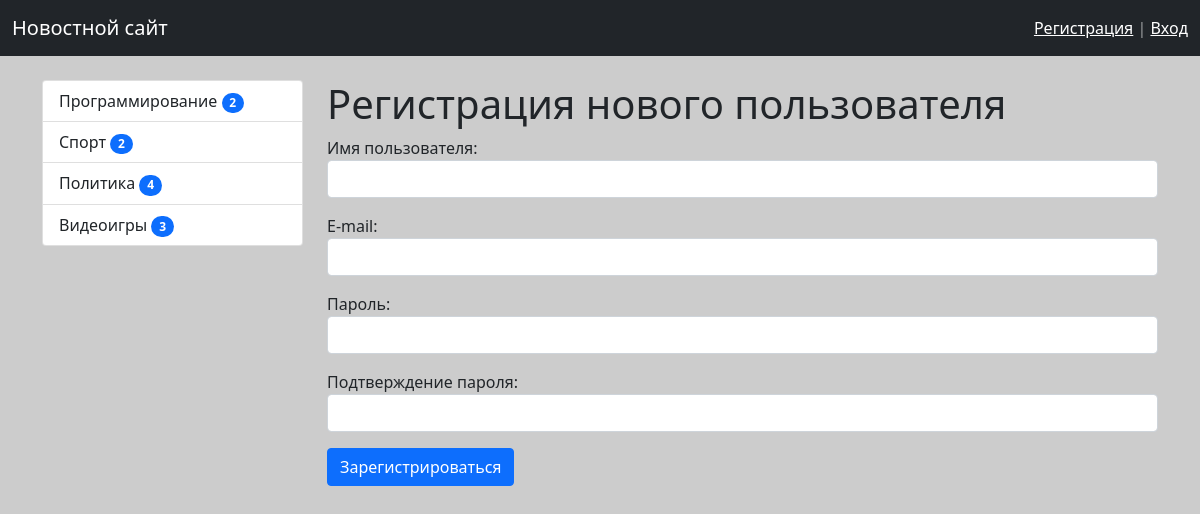
Screenshot of /register/ with the database file from the repository.
### news/models.py (models this page shows, shortened)
class Category(models.Model):
    title = models.CharField(max_length=150, db_index=True, verbose_name='Наименование категории')
    class Meta:
        verbose_name = 'Категория'
        verbose_name_plural = 'Категории'
        ordering = ['title']

### news/views.py (the view)
# urls.py: path('register/', register, name='register'),
def register(request):
    if request.method == 'POST':
        form = UserRegisterForm(request.POST)
        if form.is_valid():
            user = form.save()
            login(request, user)
            messages.success(request, 'Вы успешно зарегистрировались!')
            return redirect('home')
        else:
            messages.error(request, 'Ошибка регистрации')
    else:
        form = UserRegisterForm()
    return render(request, 'news/register.html', {'form': form})

### news/forms.py
class UserRegisterForm(UserCreationForm):
    username = forms.CharField(label="Имя пользователя", widget=forms.TextInput(attrs={'class': 'form-control'}))
    email = forms.EmailField(label='E-mail', widget=forms.EmailInput(attrs={'class': 'form-control'}))
    password1 = forms.CharField(label='Пароль', widget=forms.PasswordInput(attrs={'class': 'form-control'}))
    password2 = forms.CharField(label='Подтверждение пароля', widget=forms.PasswordInput(attrs={'class': 'form-control'}))
    class Meta:
        model = User
        fields = ['username', 'email', 'password1', 'password2']

### news/templatetags/news_tags.py (called while the page is built)
@register.simple_tag()
def get_categories():
    categories = Category.objects.annotate(count=Count('news')).filter(count__gt=0)
    return categories

### news/templates/news/register.html (shortened to what this page needs)
{% extends 'base.html' %}
{% block sidebar %}
<div class="col-md-3">
    {% include 'inc/_sidebar.html' %}
</div>
{% endblock %}
{% block content %}
    <h1>Регистрация нового пользователя</h1>
    <form method="post">
        {{ form.as_p }}
        <button type="submit" class="btn btn-primary btn-block">Зарегистрироваться</button>
    </form>
{% endblock %}

### templates/inc/_sidebar.html
{% load news_tags %}
{% get_categories as categories %}
<ul class="list-group">
    {% for item in categories %}
    <a href="{% url 'category' item.pk %}" class="list-group-item">
        {{ item.title }}
        <span class="badge bg-primary rounded-pill">{{ item.count }}</span>
    </a>
    {% endfor %}
</ul>

### core/static/css/style.css (style rules this page uses)
body { background-color: #ccc; }

### rows the page displays
Category: title "Программирование", count "2"
Category: title "Спорт", count "2"
Category: title "Политика", count "4"
Category: title "Видеоигры", count "3"
